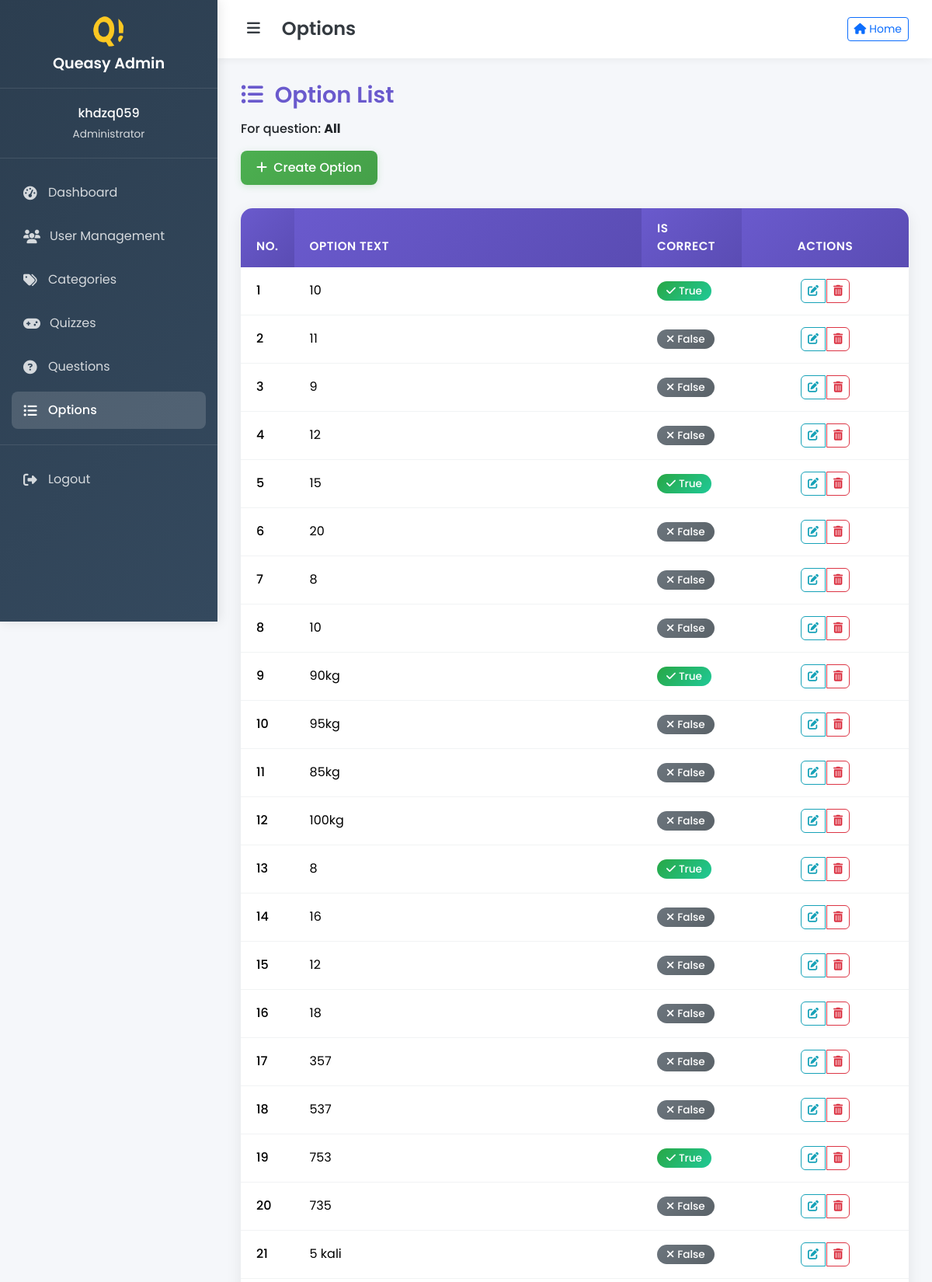
Screenshot of /admin/index.php?content=options (signed in, upper part) with the database file from the repository.
### tables this page shows
CREATE TABLE `options` (
  `id` int NOT NULL,
  `question_id` int NOT NULL,
  `option_text` text NOT NULL,
  `is_answer` tinyint(1) NOT NULL
);

### admin/view_option.php (the view, shortened to what this page needs)
<?php
    $quest_id = $_GET["question_id"] ?? "";
    $quest_text = $_GET["question_text"] ?? "All";
    if($quest_id != ""){
        $result = mysqli_query($mysqli, "SELECT * FROM options WHERE question_id = $quest_id");
    } else {
        $result = mysqli_query($mysqli, "SELECT * FROM options");
    }
?>
<div class="page-header-section">
    <h1 class="page-header">
        <i class="fas fa-list-ul me-2"></i> Option List
    </h1>
    <p class="fw-medium mb-3">For question: <strong><?= htmlspecialchars($quest_text) ?></strong></p>
    <div class="action-buttons mb-4">
        <a href="?content=create&table=options&quest_id=<?= $quest_id ?>&quest_text=<?= urlencode($quest_text) ?>"
           class="btn btn-create">
            <i class="fas fa-plus me-1"></i> Create Option
        </a>
    </div>
</div>
<div class="table-container">
    <div class="table-responsive">
        <table class="table table-hover">
            <thead>
                <tr>
                    <th width="5%">No.</th>
                    <th>Option Text</th>
                    <th width="15%">Is Correct</th>
                    <th width="25%" class="text-center">Actions</th>
                </tr>
            </thead>
            <tbody>
                <?php if(mysqli_num_rows($result) > 0): ?>
                    <?php $i = 1; while($row = mysqli_fetch_assoc($result)): ?>
                        <tr>
                            <td class="fw-medium"><?= $i ?></td>
                            <td><?= htmlspecialchars($row['option_text']) ?></td>
                            <td>
                                <?php if($row['is_answer'] == 1): ?>
                                    <span class="badge bg-success">
                                        <i class="fas fa-check me-1"></i>True
                                    </span>
                                <?php else: ?>
                                    <span class="badge bg-secondary">
                                        <i class="fas fa-times me-1"></i>False
                                    </span>
                                <?php endif; ?>
                            </td>
                            <td class="text-center">
                                <div class="btn-group" role="group">
                                    <a href="?content=edit&table=option&id=<?= $row['id'] ?>&option_text=<?= urlencode($row['option_text']) ?>&question_id=<?= $quest_id ?>&question_text=<?= urlencode($quest_text) ?>"
                                       class="btn btn-sm btn-outline-info" title="Edit Option">
                                        <i class="fas fa-edit"></i>
                                    </a>
                                    <a href="delete.php?table=options&id=<?= $row['id'] ?>&question_id=<?= $quest_id ?>&question_text=<?= urlencode($quest_text) ?>"
                                       class="btn btn-sm btn-outline-danger"
                                       title="Delete Option"
                                       onclick="return confirm('Are you sure you want to delete this option?');">
                                        <i class="fas fa-trash-alt"></i>
                                    </a>
                                </div>
                            </td>
                        </tr>
                    <?php $i++; endwhile; ?>
                <?php endif; ?>
            </tbody>
        </table>
    </div>
</div>

### admin/index.php (style rules this page uses)
:root { --primary: #6a5acd; --secondary: #4CAF50; --info: #17a2b8; --warning: #ffc107; --danger: #dc3545; --light: #f8f9fa; --dark: #343a40; --sidebar-width: 280px; }
* { margin: 0; padding: 0; box-sizing: border-box; }
body { font-family: 'Poppins', sans-serif; background-color: #f5f7fa; overflow-x: hidden; }

### admin/view_option.php (style rules this page uses)
.page-header-section { margin-bottom: 30px; }
.page-header { color: var(--primary); margin-bottom: 15px; font-weight: 600; font-size: 1.8rem; }
.action-buttons { display: flex; flex-wrap: wrap; gap: 10px; align-items: center; }
.btn-create { background: linear-gradient(135deg, var(--secondary), #45a049); border: none; color: white; padding: 10px 20px; border-radius: 8px; text-decoration: none; font-weight: 500; transition: all 0.3s ease; box-shadow: 0 2px 10px rgba(76, 175, 80, 0.2); }
.table-container { background: white; border-radius: 15px; box-shadow: 0 5px 20px rgba(0,0,0,0.08); padding: 0; overflow: hidden; }
.table { margin-bottom: 0; }
.table thead th { background: linear-gradient(135deg, var(--primary), #5a4cb3); color: white; border: none; padding: 15px 20px; font-weight: 600; font-size: 0.95rem; text-transform: uppercase; letter-spacing: 0.5px; }
.table tbody td { padding: 15px 20px; vertical-align: middle; border-bottom: 1px solid #f1f3f4; }
.table tbody tr { transition: all 0.2s ease; }
.badge { font-size: 0.85rem; padding: 6px 12px; border-radius: 20px; font-weight: 500; }
.badge.bg-success { background: linear-gradient(135deg, #28a745, #20c997) !important; }
.badge.bg-secondary { background: linear-gradient(135deg, #6c757d, #5a6268) !important; }
.btn-group .btn { border-radius: 6px; margin: 0 2px; transition: all 0.3s ease; }
.btn-outline-info { border-color: var(--info); color: var(--info); }
.btn-outline-danger { border-color: var(--danger); color: var(--danger); }
.table tbody tr { animation: fadeInUp 0.3s ease forwards; }
.table tbody tr:nth-child(1) { animation-delay: 0.1s; }
.table tbody tr:nth-child(2) { animation-delay: 0.2s; }
.table tbody tr:nth-child(3) { animation-delay: 0.3s; }
.table tbody tr:nth-child(4) { animation-delay: 0.4s; }
.table tbody tr:nth-child(5) { animation-delay: 0.5s; }

### rows the page displays
options: option_text "10", is_answer 1 (drawn)
options: option_text "11", is_answer 0 (drawn)
options: option_text "9", is_answer 0 (drawn)
options: option_text "12", is_answer 0 (drawn)
options: option_text "15", is_answer 1 (drawn)
options: option_text "20", is_answer 0 (drawn)
options: option_text "8", is_answer 0 (drawn)
options: option_text "10", is_answer 0 (drawn)
options: option_text "90kg", is_answer 1 (drawn)
options: option_text "95kg", is_answer 0 (drawn)
options: option_text "85kg", is_answer 0 (drawn)
options: option_text "100kg", is_answer 0 (drawn)
options: option_text "8", is_answer 1 (drawn)
options: option_text "16", is_answer 0 (drawn)
options: option_text "12", is_answer 0 (drawn)
options: option_text "18", is_answer 0 (drawn)
options: option_text "357", is_answer 0 (drawn)
options: option_text "537", is_answer 0 (drawn)
options: option_text "753", is_answer 1 (drawn)
options: option_text "735", is_answer 0 (drawn)
options: option_text "5 kali", is_answer 0 (drawn)

### other values shown
$_SESSION['username'] "khdzq059"
$pageTitle "Options"
$quest_text "All"
